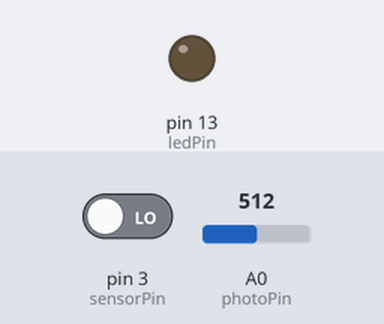
The sketch below on a simulated Arduino Uno, built with avr-gcc and run on an emulated ATmega328P. On the bench: output pins drawn as LEDs (lit = HIGH). The inputs (shaded band) are chosen by the test bench; at power-on: pin 3 (sensorPin) LOW, A0 (photoPin) = 512. What the sketch prints to the serial monitor is not drawn.

Above: at 1.2 s.
1.3 s: pin 3 (sensorPin) driven HIGH
At 2.3 s:
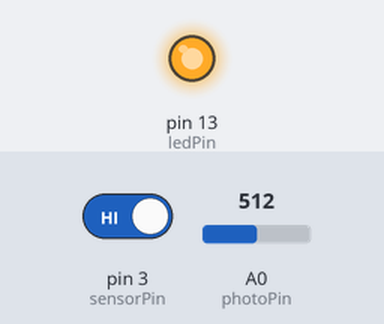
2.8 s: pin 3 (sensorPin) driven LOW
At 3.4 s:
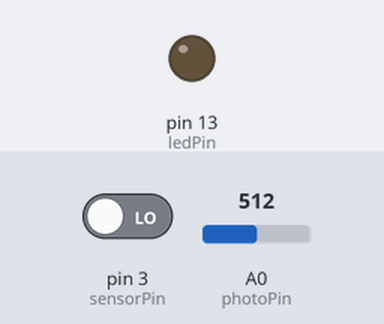
Timing chart, 0 to 5.8 s (numbered marks = the images above; inputs shaded):
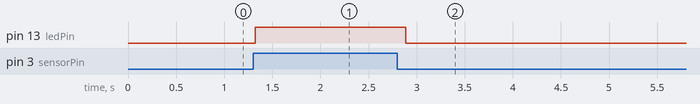

Measured:
- after the input at 1.3 s, pin 13 (ledPin): LOW → HIGH at once
- after the input at 2.8 s, pin 13 (ledPin): HIGH → LOW after 0.09 s

The sketch:

32IV_5_Motion_and_photo.ino
```cpp
int sensorOn=0;
int sensorPin=3;
int ledPin=13;
int photoPin=A0;
int MIN_PHOTO=6;
int MAX_PHOTO=679;

void setup()
{
  pinMode(sensorPin, INPUT);
  pinMode(photoPin, INPUT);
  pinMode(ledPin, OUTPUT);
  Serial.begin(9600);
}

void loop()
{
  sensorOn=digitalRead(sensorPin);
  int photoValue=analogRead(photoPin);
  int convertedValue=map(photoValue, MIN_PHOTO, MAX_PHOTO, 1, 100);
  Serial.println(convertedValue);
  if (sensorOn==HIGH && convertedValue>=50){
    digitalWrite(ledPin, HIGH);
  } else {
    digitalWrite(ledPin, LOW);
  }
  delay(120);
}
```
